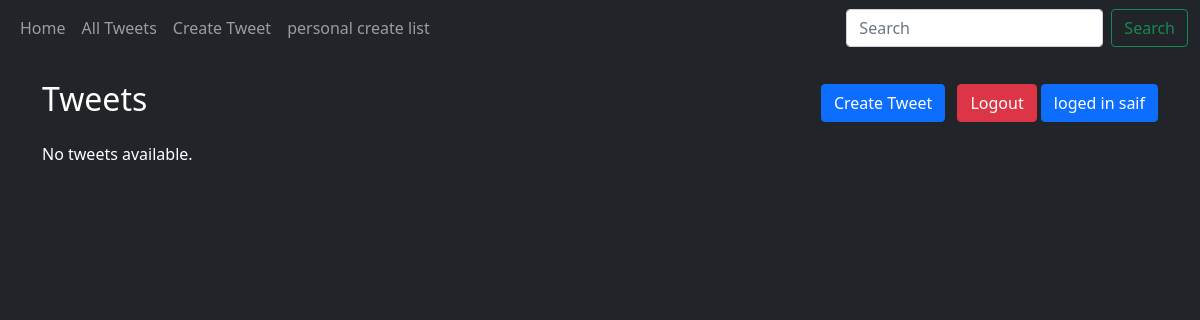
/tweets/personal/create/ (signed in), run on an earlier commit of the app's database.
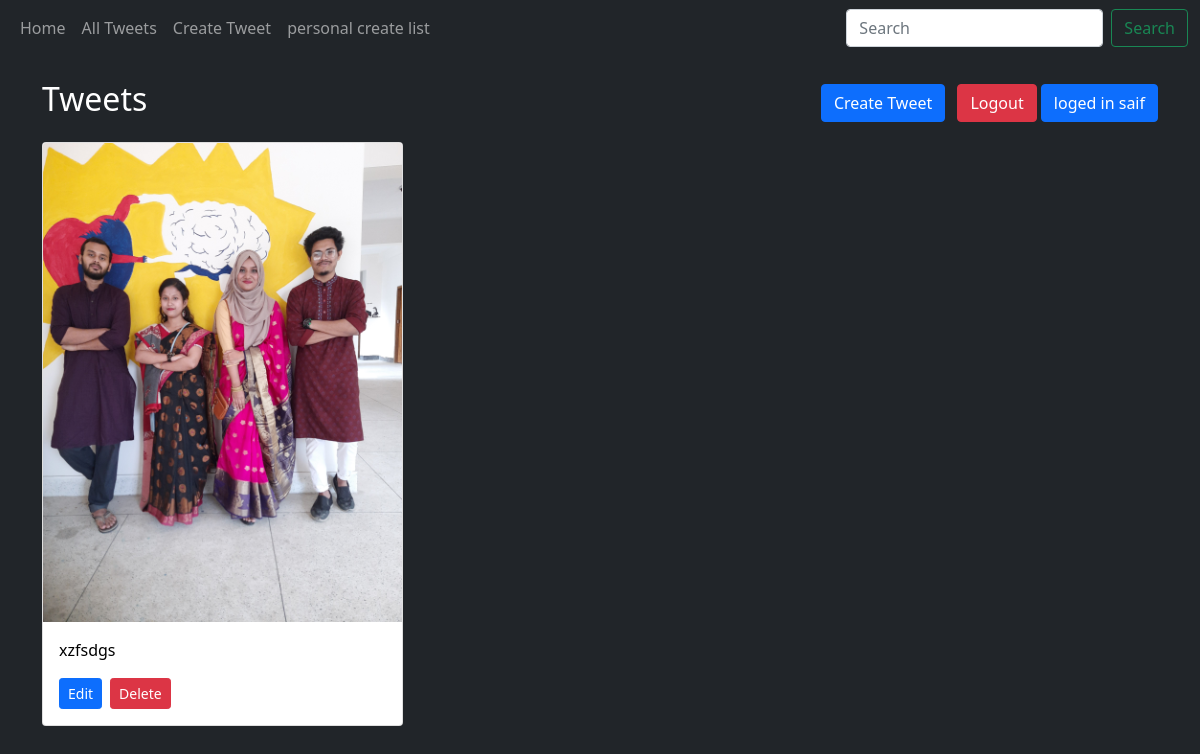
And on a later commit of the database.
### tweet/models.py (models this page shows, shortened)
class Tweet(models.Model):
    user = models.ForeignKey(User, on_delete=models.CASCADE)
    text = models.TextField()
    photo = models.ImageField(upload_to='photos/', blank=True, null=True)
    created_at = models.DateTimeField(auto_now_add=True)
    updated_at = models.DateTimeField(auto_now=True)

### tweet/views.py (the view)
# urls.py: path('tweets/personal/create/', views.tweet_personal_list, name='tweet_personal_create'),
@login_required
def tweet_personal_list(request):
    tweets = Tweet.objects.filter(user = request.user).order_by('-created_at')
    return render(request, 'tweet/tweet_personal_tweet.html', {'tweets': tweets})

### tweet/templates/tweet/tweet_personal_tweet.html (shortened to what this page needs)
{% extends "index.html" %}
{% block content %}
<div class="d-flex justify-content-between align-items-center mb-3">
    <h2>Tweets</h2>
    <div>
        <a class="btn btn-primary" href="{% url 'tweet_create' %}">Create Tweet</a>
        {% if user.is_authenticated %}
            <a class="btn btn-danger ms-2" href="{% url 'logout' %}">Logout</a>
            <a class = "btn btn-primary"style=" color : white "  href="/tweets/">loged in  {{ user.username }}</a>
        {% endif %}
    </div>
</div>
<div class="row g-3">
    {% for tweet in tweets %}
        <div class="col-md-4">
            <div class="card h-100">
                {% if tweet.photo %}
                    <img src="{{ tweet.photo.url }}" class="card-img-top" alt="error loading image">
                {% else %}
                    <p class="text-center text-muted py-3">No photo available</p>
                {% endif %}
                <div class="card-body d-flex flex-column">
                    <p class="card-text" style="color: black;">
                        {{ tweet.text }}
                    </p>
                    <div class="mt-auto d-flex">
                        <a href="{% url 'tweet_edit' tweet.id %}" class="btn btn-primary btn-sm me-2">Edit</a>
                        <form action="{% url 'tweet_delete' tweet.id %}" method="POST" style="display:inline;">
                            <button type="submit" class="btn btn-danger btn-sm">Delete</button>
                        </form>
                    </div>
                </div>
            </div>
        </div>
    {% empty %}
        <p>No tweets available.</p>
    {% endfor %}
</div>
{% endblock %}

What changed in the data, as far as the page shows it:
added Tweet: photo (picture), text "xzfsdgs"
Also different on the page:
text no longer shown: "No tweets available."
